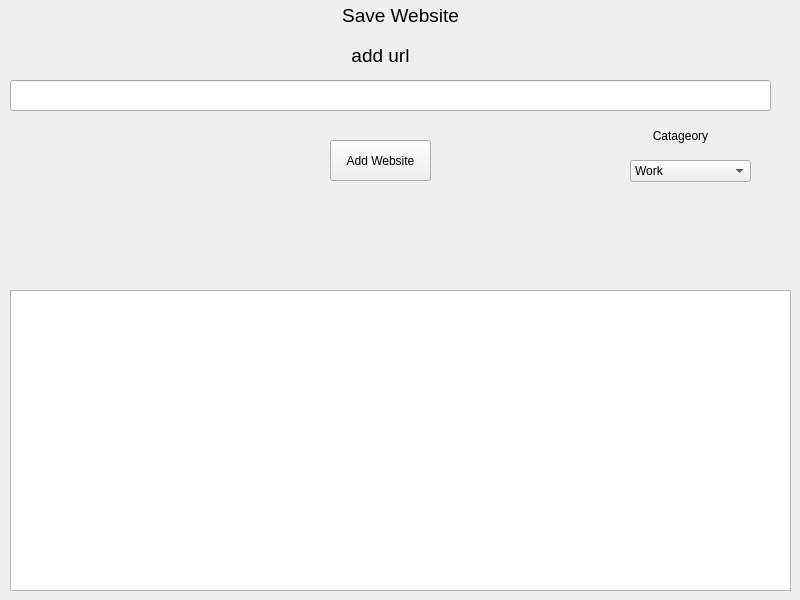
<?xml version="1.0" encoding="UTF-8"?>
<ui version="4.0">
 <class>MainWindow</class>
 <widget class="QMainWindow" name="MainWindow">
  <property name="geometry">
   <rect>
    <x>0</x>
    <y>0</y>
    <width>800</width>
    <height>600</height>
   </rect>
  </property>
  <property name="windowTitle">
   <string>MainWindow</string>
  </property>
  <widget class="QWidget" name="centralwidget">
   <widget class="QLabel" name="header">
    <property name="geometry">
     <rect>
      <x>0</x>
      <y>0</y>
      <width>801</width>
      <height>31</height>
     </rect>
    </property>
    <property name="font">
     <font>
      <pointsize>14</pointsize>
     </font>
    </property>
    <property name="text">
     <string>Save Website</string>
    </property>
    <property name="alignment">
     <set>Qt::AlignCenter</set>
    </property>
   </widget>
   <widget class="QLineEdit" name="url">
    <property name="geometry">
     <rect>
      <x>10</x>
      <y>80</y>
      <width>761</width>
      <height>31</height>
     </rect>
    </property>
    <property name="text">
     <string/>
    </property>
   </widget>
   <widget class="QComboBox" name="catg">
    <property name="geometry">
     <rect>
      <x>630</x>
      <y>160</y>
      <width>121</width>
      <height>22</height>
     </rect>
    </property>
    <item>
     <property name="text">
      <string>Work</string>
     </property>
    </item>
    <item>
     <property name="text">
      <string>Fun</string>
     </property>
    </item>
    <item>
     <property name="text">
      <string>Scerect</string>
     </property>
    </item>
   </widget>
   <widget class="QLabel" name="catlab">
    <property name="geometry">
     <rect>
      <x>640</x>
      <y>120</y>
      <width>81</width>
      <height>31</height>
     </rect>
    </property>
    <property name="text">
     <string>Catageory</string>
    </property>
    <property name="alignment">
     <set>Qt::AlignCenter</set>
    </property>
   </widget>
   <widget class="QPushButton" name="addbtn">
    <property name="geometry">
     <rect>
      <x>330</x>
      <y>140</y>
      <width>101</width>
      <height>41</height>
     </rect>
    </property>
    <property name="text">
     <string>Add Website</string>
    </property>
   </widget>
   <widget class="QLabel" name="addurllab">
    <property name="geometry">
     <rect>
      <x>340</x>
      <y>40</y>
      <width>81</width>
      <height>31</height>
     </rect>
    </property>
    <property name="font">
     <font>
      <pointsize>14</pointsize>
     </font>
    </property>
    <property name="text">
     <string>add url</string>
    </property>
    <property name="alignment">
     <set>Qt::AlignCenter</set>
    </property>
   </widget>
   <widget class="QListWidget" name="websitelist">
    <property name="geometry">
     <rect>
      <x>10</x>
      <y>290</y>
      <width>781</width>
      <height>301</height>
     </rect>
    </property>
   </widget>
  </widget>
 </widget>
 <resources/>
 <connections/>
</ui>
